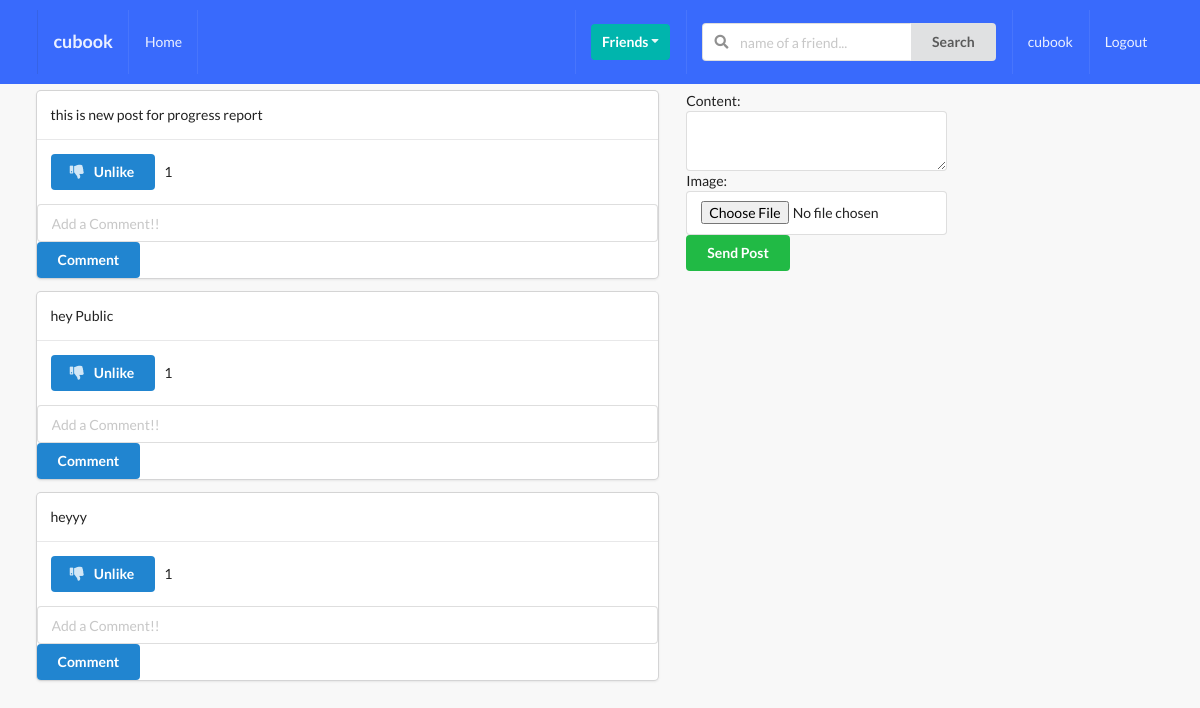
The page /posts/ (signed in) on the database as committed earlier.
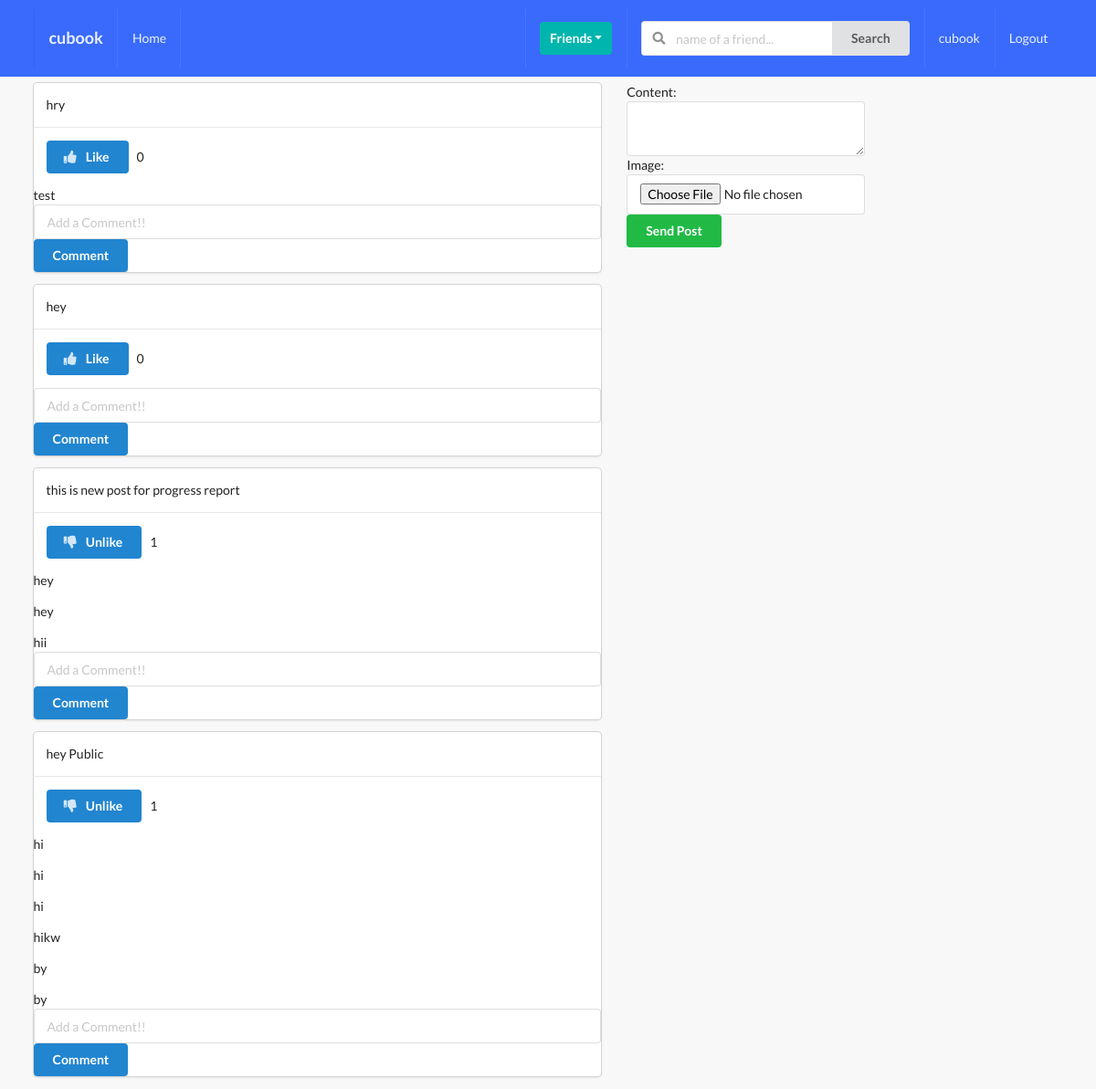
The same page on the database as committed later.
### posts/models.py (models this page shows, shortened)
class Post(models.Model):
    content = models.TextField()
    image = models.ImageField(upload_to='posts',validators=[FileExtensionValidator(['png','jpg','jpeg','gif'])], blank=True)
    liked = models.ManyToManyField(Profile,blank = True,related_name = 'likes')
    updated = models.DateTimeField(auto_now = True)
    created = models.DateTimeField(auto_now_add = True)
    author = models.ForeignKey(Profile, on_delete = models.CASCADE,related_name='posts')
    def num_likes(self):
        return self.liked.all().count()
    class Meta:
        ordering = ('-created',)

class Comment(models.Model):
    user = models.ForeignKey(Profile, on_delete=models.CASCADE)
    post = models.ForeignKey(Post ,on_delete=models.CASCADE)
    body = models.TextField(max_length=300,blank=True)
    updated = models.DateTimeField(auto_now=True)
    created = models.DateTimeField(auto_now_add=True)

### posts/views.py (the view, shortened to what this page needs)
# urls.py: path('',post_comment_create_and_list_view,name='main-post-view'),
def post_comment_create_and_list_view(request):
    qs = Post.objects.all()
    profile = Profile.objects.get(user=request.user)
    p_form = PostModelForm()
    c_form = CommentModelForm()
    post_added = False
    profile = Profile.objects.get(user=request.user)
    context={
        'qs': qs,
        'profile': profile,
        'p_form': p_form,
        'c_form': c_form,
        'post_added': post_added,
    }
    return render(request,'posts/main.html',context)

### posts/forms.py
class PostModelForm(forms.ModelForm):
    content = forms.CharField(widget=forms.Textarea(attrs={'rows':2}))
    class Meta:
        model = Post
        fields = ('content','image')

class CommentModelForm(forms.ModelForm):
    body = forms.CharField(label='',
                             widget=forms.TextInput(attrs={'placeholder':'Add a Comment!!'}))
    class Meta:
        model = Comment
        fields=('body',)

### posts/templates/posts/main.html (shortened to what this page needs)
{% extends 'base.html' %}
{% block content %}
<div class="ui grid">
    <div class="row ">
        <div class="nine wide column">
            {% for obj in qs %}
                   <div class="ui fluid card">
                       <div class="content">
                           {{obj.content}}
                        </div>
                        <div class="content">
                            <form action="{% url 'posts:like-post-view' %}" method="POST">
                                <button type="submit" class="ui primary button ">
                                    {% if profile not in obj.liked.all %}
                                        <i class="thumbs up icon"></i>&nbsp;Like
                                    {% else %}
                                        <i class="thumbs down icon"></i>&nbsp;Unlike
                                    {% endif %}
                                </button>
                                &nbsp;{{obj.num_likes}}
                            </form>
                        </div>
                        <div>
                        {% if obj.comment_set.all %}
                            {% for  c in obj.comment_set.all %}
                               <p>{{c.body}}</p>
                            {%  endfor %}
                        {% endif %}
                        </div>
                          <form action="" method="POST" class="ui form">
                          {{c_form}}
                          <button type="submit" class="ui primary button" name="submit_c_form">Comment</button>
                          </form>
                        </div>
            {% endfor %}
        </div>
     <div class="four wide column">
            <form action="" method="POST" class="ui form" enctype="multipart/form-data">
                {{p_form}}
                <button type='submit' class='ui button positive' name="submit_p_form" >Send Post</button>
            </form>
        </div>
    </div>
</div>
{% endblock content %}

### templates/base.html (shortened to what this page needs)
{% load static %}
<!doctype html>
<html lang="en">
  <head>
    <link rel="stylesheet" type="text/css" href= {% static 'style.css' %}>
    <link rel="stylesheet" type='text/css' href="https://cdnjs.cloudflare.com/ajax/libs/semantic-ui/2.2.14/semantic.min.css">
  </head>
  <body>
    {% include 'main/navbar.html' %}
    <div class="ui container">
      {% block content %}
      {% endblock content %}
    </div>
  </body>
</html>

### templates/main/navbar.html (shortened to what this page needs)
<div class="ui inverted menu nav mb-7">
    <div class="ui container">
      <a href="" class="item">
          <h3><img src="{{profile.logo.url}}">cubook</h3>
      </a>
      {% if request.user.is_authenticated %}
      <a href="" class="item">
          Home
      </a>
      {% endif %}
      <div class="right menu">
          {% if request.user.is_authenticated %}
          <div class="item">
              <div class="ui floating dropdown icon button teal"> Friends
                  <i class="dropdown icon"></i>
               </div>
          </div>
               <div class="item">
                <form action="" method="GET">
                  <div class="ui action left icon input">
                  <input class="prompt" type="text" name='q' placeholder="name of a friend...">
                  <button type='submit' class="ui button">Search</button>
                  </div>
              </form>
              </div>
              <a href="" class="item">
                   {{ request.user }}
              </a>
              <a href="" class="ui item">
                  Logout
              </a>
          {% else %}
          <a href="" class="ui item">
                  Login
              </a>
          {% endif %}
      </div>
    </div>
  </div>

### static_project/style.css (style rules this page uses)
body { background: #f8f8f8 !important; }
.nav { border-radius:0px !important; padding :10px 0 10px 0 !important; background-color: #396afc !important; }
.mb-7 { margin-bottom:7px !important; }

Rows that differ between the two databases and show on the page:
removed Post: content "heyyy", shows "Unlike", num_likes "1"
added Post: content "hry", shows "Like", num_likes "0"
added Comment: body "test", shown under "hry"
added Post: content "hey", shows "Like", num_likes "0"
added Comment: body "hey", shown under Post "this is new post for progress report"
added Comment: body "hey", shown under Post "this is new post for progress report"
added Comment: body "hii", shown under Post "this is new post for progress report"
added Comment: body "hi", shown under Post "hey Public"
added Comment: body "hi", shown under Post "hey Public"
added Comment: body "hi", shown under Post "hey Public"
added Comment: body "hikw", shown under Post "hey Public"
added Comment: body "by", shown under Post "hey Public"
added Comment: body "by", shown under Post "hey Public"
